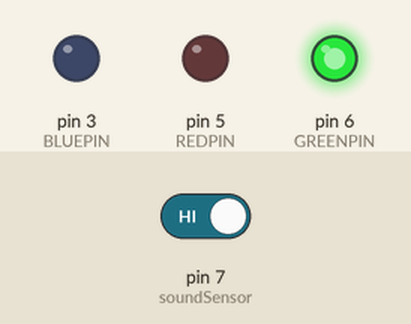
Recording of a sketch running on a simulated Arduino Uno, built with avr-gcc and run on an emulated ATmega328P. On the bench: output pins drawn as LEDs (lit = HIGH). The inputs (shaded band) are chosen by the test bench; at power-on: pin 7 (soundSensor) HIGH.

Above: at 1.2 s.
1.3 s: pin 7 (soundSensor) driven LOW
At 2.5 s:
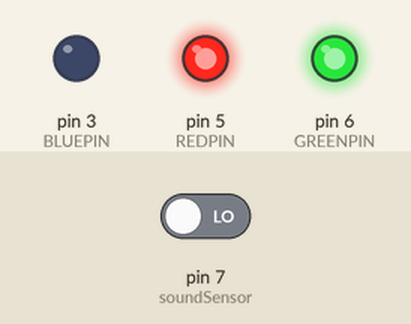
Timing chart, 0 to 4.3 s (numbered marks = the images above; inputs shaded):
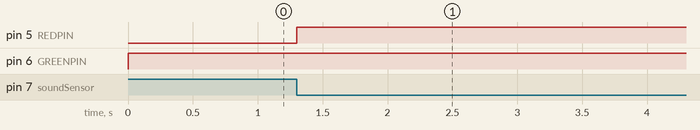

Measured:
- after the input at 1.3 s, pin 5 (REDPIN): LOW → HIGH at once

The sketch:

063-Music-Reactive-LED-Strip.ino
```cpp
#define REDPIN 5
#define GREENPIN 6
#define BLUEPIN 3
#define soundSensor 7

void setup()
{
  pinMode (soundSensor, INPUT); //define Sound Sensor as input
  pinMode(REDPIN, OUTPUT);
  pinMode(GREENPIN, OUTPUT);
  pinMode(BLUEPIN, OUTPUT);
}

void loop()
{
  int statusSensor = digitalRead (soundSensor);   //define variable of the Sound Sensor status
                                                  //and read value of the Sensor's

  if (statusSensor == 0)        //When the Sensor detects a signal
  {
    analogWrite(REDPIN, 255);    //LED Strip will be active
  }

  else                          //If no signal is detected
  {
    analogWrite(GREENPIN, 255);     //The status of the LED strip is deactivated
  }

}
```
